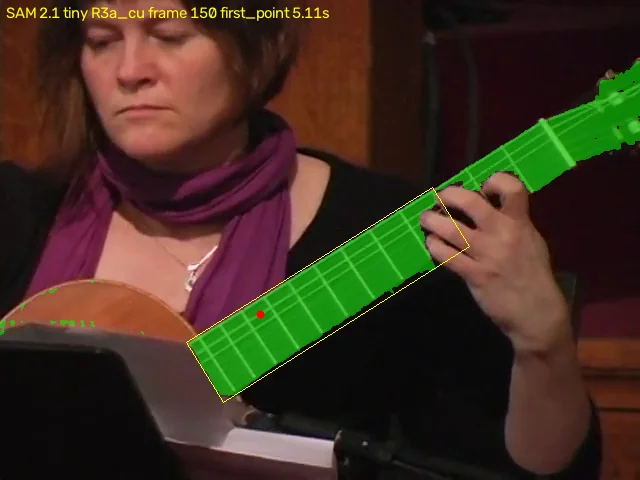
#> input picture docs/guitar-tab-research/lanes/video-hands-fretboard/samples/sam2.1-tiny/R3a_cu_f0150_first_point.webp, 640 x 480 px, given in place of f_0151.png, which was not available
$ python opencv_lines_ref.py ../../../video-hands-fretboard/samples/sam2.1-tiny/R3a_cu_f0150_first_point.webp ../../../video-hands-fretboard/samples/sam2.1-tiny/R3a_f0100_all_points.webp
#> lines starting #> are read from the running program, lines starting #| are printed output that depends on the picture; after the words box and inside, x2 and y2 are one past the last pixel; in counts of white or black regions, pixels touching at a corner belong together
#> further down, bgr is the input picture: shape (480, 640, 3); mean B, G, R 32.6, 48, 63.4
#> in run, `cv2.fillConvexPoly(mask, quad.astype(np.int32), 255)`: mask: shape (480, 640); 8.2% white; 1 white region, box (x1, y1, x2, y2) and area: (195, 120, 576, 391) 25313
"""Python reference for the OpenCV.js page: the video-hands-fretboard lane's fret and string line steps, re-run on this
lane's decoded copies of the same frames, with the full segment lists kept for a one-by-one comparison.

usage: python -I opencv_lines_ref.py <frames dir> <out dir>

segments(), classify() and clusters() are copied unchanged from
docs/guitar-tab-research/lanes/video-hands-fretboard/scripts/run_opencv_lines.py (runs r0149, r0214, r0400 there);
run() follows its run_quad() without the drawing. Quads and sizes are the ones that script used:
  R3a_cu frames 150, 0, 280, hand-set quad (541,120) (575,168) (225,390) (195,335) -> 800x116;
  R3a_cu frame 150, quad from the SAM 2.1 mask (minimum-area rectangle of its largest component, same code) -> 800x116;
  R3b frames 225, 0, 449, hand-set quad (1262,25) (1340,130) (290,765) (245,635) -> 1200x130.
Frames: <frames dir>/R3a_cu/f_<n+1>.png (ffmpeg PNG) and <frames dir>/R3b/f_<n+1>.jpg (ffmpeg JPEG, -q:v 2), read with
cv2.imread as that script does. Also writes, per frame, the decoded RGB bytes (<frames dir>/<clip>/f_<n+1>.rgb) for
the page, and per quad the rectified image as PNG (<out dir>/<clip>_f<n>_<tag>_rectified.png).
"""
import json
import math
import os
import sys
import time

import cv2
import numpy as np

frames_dir, out = sys.argv[1], sys.argv[2]
os.makedirs(out, exist_ok=True)
SAM_MASK = "/home/user/gtr/lanes/video-hands-fretboard/out/sam2/masks/R3a_cu_f0150_all_points.png"
JOBS = [
    ("R3a_cu", [150, 0, 280], [[541, 120], [575, 168], [225, 390], [195, 335]], (800, 116), ".png"),
    ("R3b", [225, 0, 449], [[1262, 25], [1340, 130], [290, 765], [245, 635]], (1200, 130), ".jpg"),
]


# ---- copied unchanged from video-hands-fretboard/scripts/run_opencv_lines.py ----
def segments(gray):
    edges = cv2.Canny(gray, 50, 150)
#> edges: shape (480, 640); 4.2% white in thin lines or dots
    hough = cv2.HoughLinesP(edges, 1, np.pi / 180, 30, minLineLength=20, maxLineGap=5)
#> hough = 177 rows, first 6: [458, 186, 543, 131], [570, 117, 590, 105], [187, 340, 432, 187], [92, 16, 328, 16], [192, 354, 255, 315], [300, 297, 421, 221]
    hough = [] if hough is None else [tuple(map(float, l)) for l in np.asarray(hough).reshape(-1, 4)]  # OpenCV 5 returns (N, 4)
#> hough = 177 items, first 6: (458, 186, 543, 131), (570, 117, 590, 105), (187, 340, 432, 187), (92, 16, 328, 16), (192, 354, 255, 315), (300, 297, 421, 221)
    lsd = cv2.createLineSegmentDetector()
    ls = lsd.detect(gray)[0]
#> ls = 465 rows, first 6: [80.87, 11.84, 81.88, 19.37], [333, 440.3, 233, 426.7], [40.63, 17.91, 56.89, 18.12], [224, 402.6, 458.1, 254.3], [63.23, 10.47, 63.95, 16.78], [471.1, 229.9, 446.1, 211.8]
    ls = [] if ls is None else [tuple(map(float, l)) for l in np.asarray(ls).reshape(-1, 4)]
#> ls = 465 items, first 6: (80.87, 11.84, 81.88, 19.37), (333, 440.3, 233, 426.7), (40.63, 17.91, 56.89, 18.12), (224, 402.6, 458.1, 254.3), (63.23, 10.47, 63.95, 16.78), (471.1, 229.9, 446.1, 211.8)
    return edges, hough, ls


def classify(segs, axis_deg, width_px, min_string_len):
    strings, frets = [], []
    for x1, y1, x2, y2 in segs:
        ang = math.degrees(math.atan2(y2 - y1, x2 - x1))
        d = (ang - axis_deg + 90) % 180 - 90  # angle to the neck axis in (-90, 90]
        length = math.hypot(x2 - x1, y2 - y1)
        if abs(d) <= 10 and length >= min_string_len:
            strings.append((x1, y1, x2, y2))
        elif abs(abs(d) - 90) <= 20 and length >= 0.4 * width_px:
            frets.append((x1, y1, x2, y2))
    return strings, frets


def clusters(vals, tol):
    vals = sorted(vals)
    groups = []
    for v in vals:
        if groups and v - groups[-1][-1] <= tol:
            groups[-1].append(v)
        else:
            groups.append([v])
    return [round(float(np.mean(g)), 1) for g in groups]
# ---- end of the copied part ----


def run(rgb, quad, size, tag, label):
    RW, RH = size
    DST = np.float32([[0, 0], [0, RH], [RW, RH], [RW, 0]])
    res = {"quad": quad.tolist(), "tag": tag}
    gray_full = cv2.cvtColor(rgb, cv2.COLOR_RGB2GRAY)
    t0 = time.perf_counter()
    mask = np.zeros(gray_full.shape, np.uint8)
    cv2.fillConvexPoly(mask, quad.astype(np.int32), 255)
    edges, hough, ls = segments(gray_full)
    hh, ww = gray_full.shape
#> hh = 480; ww = 640
    inside = lambda s: mask[int(np.clip((s[1] + s[3]) / 2, 0, hh - 1)), int(np.clip((s[0] + s[2]) / 2, 0, ww - 1))] > 0  # noqa: E731
    axis = math.degrees(math.atan2(quad[3][1] - quad[0][1], quad[3][0] - quad[0][0]))
    width = float(np.linalg.norm(quad[1] - quad[0]))
    res["unrectified"] = {"neck_axis_deg": round(axis, 2), "fretboard_width_px": round(width, 1),
                          "edge_pixels": int(np.count_nonzero(edges)), "mask_pixels": int(np.count_nonzero(mask))}
    for name, segs in (("hough", hough), ("lsd", ls)):
        segs_in = [s for s in segs if inside(s)]
        st, fr = classify(segs_in, axis, width, 20)
        res["unrectified"][name] = {"segments_total": len(segs), "segments_in_quad": len(segs_in),
                                    "string_like": len(st), "fret_like": len(fr)}
#> this loop made 2 passes
#> name on passes 1 to 2: 'hough', 'lsd'
#> after the loop, res = 3 items
    res["unrectified"]["hough_segments"] = [list(map(int, s)) for s in hough]
    res["unrectified"]["time_s"] = round(time.perf_counter() - t0, 4)
    t1 = time.perf_counter()
    H = cv2.getPerspectiveTransform(quad, DST)
    rect = cv2.warpPerspective(rgb, H, (RW, RH), flags=cv2.INTER_CUBIC)
    gray = cv2.cvtColor(rect, cv2.COLOR_RGB2GRAY)
    edges, hough, ls = segments(gray)
#> in segments (call 2), `edges = cv2.Canny(gray, 50, 150)`:
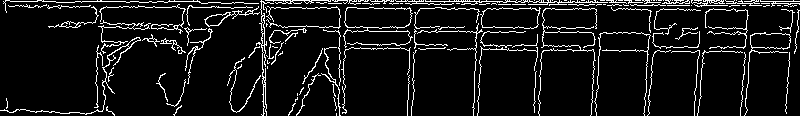
#> edges: shape (116, 800); 8.8% white in thin lines or dots
#> in segments (call 2), `hough = cv2.HoughLinesP(edges, 1, np.pi / 180, 30, minLineLength=20, m..`: hough = 110 rows, first 6: [698, 1, 799, 1], [577, 0, 725, 0], [515, 2, 722, 2], [347, 27, 404, 27], [607, 5, 796, 5], [320, 3, 433, 3]
#> in segments (call 2), `hough = [] if hough is None else [tuple(map(float, l)) for l in np.asa..`: hough = 110 items, first 6: (698, 1, 799, 1), (577, 0, 725, 0), (515, 2, 722, 2), (347, 27, 404, 27), (607, 5, 796, 5), (320, 3, 433, 3)
#> in segments (call 2), `ls = lsd.detect(gray)[0]`: ls = 250 rows, first 6: [261.4, 48.11, 261.9, 71.9], [563.1, 4.54, 261.9, 2.76], [598.1, 1.62, 609.4, 2.37], [261.2, 71.58, 239.9, 112.1], [699.4, 5.25, 564.4, 4.57], [258.1, 2.7, 181.9, 1.82]
#> in segments (call 2), `ls = [] if ls is None else [tuple(map(float, l)) for l in np.asarray(l..`: ls = 250 items, first 6: (261.4, 48.11, 261.9, 71.9), (563.1, 4.54, 261.9, 2.76), (598.1, 1.62, 609.4, 2.37), (261.2, 71.58, 239.9, 112.1), (699.4, 5.25, 564.4, 4.57), (258.1, 2.7, 181.9, 1.82)
    res["homography_img_to_rect"] = np.round(H, 6).tolist()
    res["homography_full"] = H.tolist()
    res["rectified"] = {"size": [RW, RH], "edge_pixels": int(np.count_nonzero(edges))}
    for name, segs in (("hough", hough), ("lsd", ls)):
        st, fr = classify(segs, 0.0, RH, 40)
        fret_x = clusters([(s[0] + s[2]) / 2 for s in fr], 8)
        string_y = clusters([(s[1] + s[3]) / 2 for s in st], 4)
        res["rectified"][name] = {"segments_total": len(segs), "string_like": len(st), "fret_like": len(fr),
                                  "fret_x_clusters_px_from_nut": fret_x, "string_y_clusters_px_from_upper_edge": string_y}
#> this loop made 2 passes
#> (name, fret_x, string_y) on pass 1: ('hough', [262.8, 339, 479.5, 592, 646, 700.5, 743.8, 787], [3.2, 14.5, 28.6, 49.5])
#> (name, string_y) on pass 2: ('lsd', [6.2, 27.9, 48.3, 111.4])
#> after the loop, res = 6 items
    res["rectified"]["hough_segments"] = [list(map(int, s)) for s in hough]
    res["rectified"]["time_s"] = round(time.perf_counter() - t1, 4)
    cv2.imwrite(os.path.join(out, f"{label}_{tag}_rectified.png"), cv2.cvtColor(rect, cv2.COLOR_RGB2BGR))
    return res


def time_same_steps(rgb, quad, size, repeat=3):
    """Times (ms) of the steps the OpenCV.js page times, without LSD: [mask + Canny + HoughLinesP on the frame,
    getPerspectiveTransform + warpPerspective + cvtColor + Canny + HoughLinesP on the rectified view], repeated."""
#> called with quad = array of shape (4, 2), size = (800, 116), repeat = 3
    RW, RH = size
    DST = np.float32([[0, 0], [0, RH], [RW, RH], [RW, 0]])
    gray_full = cv2.cvtColor(rgb, cv2.COLOR_RGB2GRAY)
    times = []
    for _ in range(repeat):
        t0 = time.perf_counter()
        mask = np.zeros(gray_full.shape, np.uint8)
        cv2.fillConvexPoly(mask, quad.astype(np.int32), 255)
        cv2.HoughLinesP(cv2.Canny(gray_full, 50, 150), 1, np.pi / 180, 30, minLineLength=20, maxLineGap=5)
        t1 = time.perf_counter()
        H = cv2.getPerspectiveTransform(quad, DST)
        rect = cv2.warpPerspective(rgb, H, (RW, RH), flags=cv2.INTER_CUBIC)
        cv2.HoughLinesP(cv2.Canny(cv2.cvtColor(rect, cv2.COLOR_RGB2GRAY), 50, 150), 1, np.pi / 180, 30, minLineLength=20, maxLineGap=5)
        t2 = time.perf_counter()
        times.append([round((t1 - t0) * 1000, 2), round((t2 - t1) * 1000, 2)])
#> after the loop, times = [[11.31, 10.45], [11.29, 10.94], [10.74, 10.77]]
    return times


def sam_quad(hand_quad):   # the same code as run_opencv_lines.py's SAM branch
    m = cv2.imread(SAM_MASK, cv2.IMREAD_GRAYSCALE) > 127
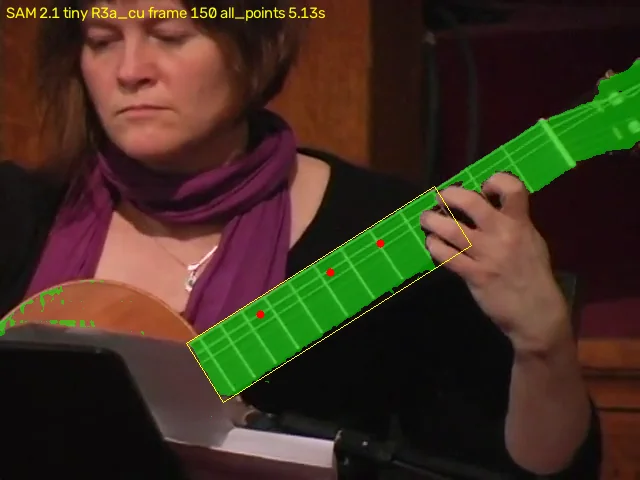
#> input picture docs/guitar-tab-research/lanes/video-hands-fretboard/samples/sam2.1-tiny/R3a_cu_f0150_all_points.webp, 640 x 480 px, given in place of R3a_cu_f0150_all_points.png, which was not available
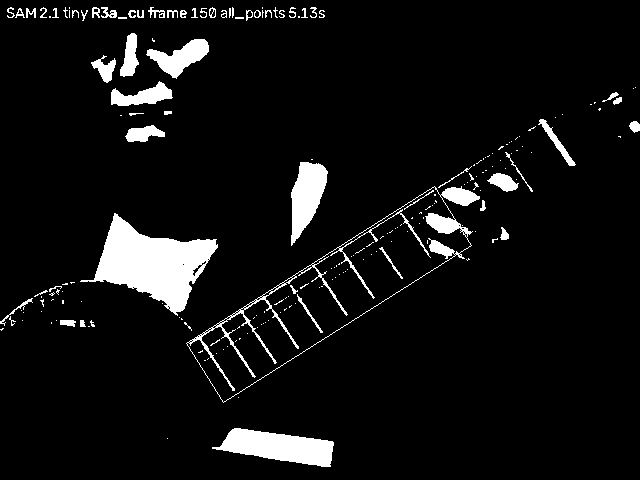
#> m: shape (480, 640) bool; 6.8% white; 201 white regions (145 under 20 px)
    cnts, _ = cv2.findContours(m.astype(np.uint8), cv2.RETR_EXTERNAL, cv2.CHAIN_APPROX_SIMPLE)
#> cnts = 133 contours, 101 with area under 20; largest, box (x1, y1, x2, y2) and area: (186, 186, 480, 403) 20931, (80, 213, 218, 316) 6166, (212, 428, 334, 467) 2658, (291, 162, 328, 246) 1737, (146, 39, 209, 79) 1094
    big = max(cnts, key=cv2.contourArea)
#> big = contour of 527 points, box (x1, y1, x2, y2) (186, 186, 480, 403), area 20931
    box = cv2.boxPoints(cv2.minAreaRect(big))
#> box = [[225.6, 407], [184.7, 341.5], [461.7, 168.3], [502.7, 233.8]]
    c = box.mean(axis=0)
#> c = [343.7, 287.7]
    ax = hand_quad[0] - hand_quad[3]
    ax = ax / np.linalg.norm(ax)
    nut_side = [p for p in box if np.dot(p - c, ax) > 0]
#> nut_side = [[461.7, 168.3], [502.7, 233.8]]
    body_side = [p for p in box if np.dot(p - c, ax) <= 0]
#> body_side = [[225.6, 407], [184.7, 341.5]]
    nut_side.sort(key=lambda p: p[1])
    body_side.sort(key=lambda p: p[1])
    return np.float32([nut_side[0], nut_side[1], body_side[1], body_side[0]])


results = {"opencv": cv2.__version__, "frames": {}}
for clip, frames, quad, size, ext in JOBS:
    q = np.float32(quad)
    for n in frames:
        path = os.path.join(frames_dir, clip, f"f_{n + 1:04d}{ext}")
        bgr = cv2.imread(path, cv2.IMREAD_COLOR)
        rgb = bgr[:, :, ::-1].copy()
        with open(os.path.join(frames_dir, clip, f"f_{n + 1:04d}.rgb"), "wb") as f:
            f.write(rgb.tobytes())
        lab = f"{clip}_f{n:04d}"
        d = {"file": path, "shape": list(rgb.shape), "rect_size": list(size), "hand_quad": run(rgb, q, size, "handquad", lab)}
        d["hand_quad"]["py_timing"] = {"threads_default": cv2.getNumThreads(), "ms_default_threads": time_same_steps(rgb, q, size)}
        if clip == "R3a_cu" and n == 150 and os.path.exists(SAM_MASK):
            sq = sam_quad(q)
#> sq = [[461.7, 168.3], [502.7, 233.8], [225.6, 407], [184.7, 341.5]]
            d["sam_quad"] = run(rgb, sq, size, "samquad", lab)
#> call 2 of run, with quad = array of shape (4, 2), size = (800, 116), tag = 'samquad', label = 'R3a_cu_f0150'
#> in run (call 2), `res = {"quad": quad.tolist(), "tag": tag}`: res = {'quad': [[461.7, 168.3], [502.7, 233.8], [225.6, 407], [184.7, 341.5]], 'tag': 'samquad'}
#> in run (call 2), `cv2.fillConvexPoly(mask, quad.astype(np.int32), 255)`:
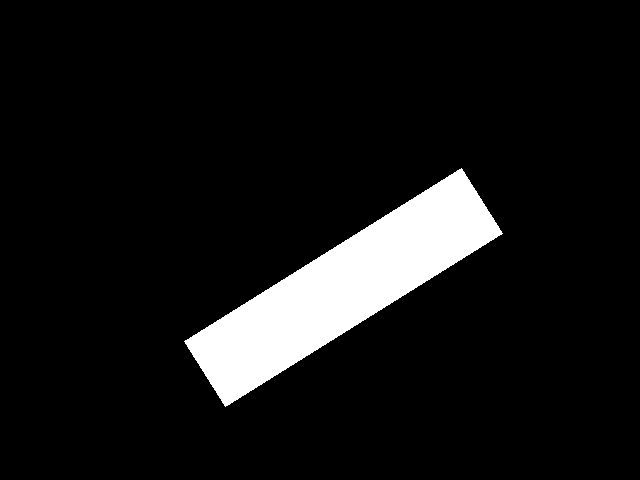
#> mask: shape (480, 640); 8.3% white; 1 white region, box (x1, y1, x2, y2) and area: (184, 168, 503, 407) 25441
#> in segments (call 3), `hough = cv2.HoughLinesP(edges, 1, np.pi / 180, 30, minLineLength=20, m..`: hough = 177 rows, first 6: [458, 186, 543, 131], [570, 117, 590, 105], [187, 340, 432, 187], [92, 16, 328, 16], [192, 354, 255, 315], [300, 297, 421, 221]
#> in segments (call 3), `ls = lsd.detect(gray)[0]`: ls = 465 rows, first 6: [80.87, 11.84, 81.88, 19.37], [333, 440.3, 233, 426.7], [40.63, 17.91, 56.89, 18.12], [224, 402.6, 458.1, 254.3], [63.23, 10.47, 63.95, 16.78], [471.1, 229.9, 446.1, 211.8]
#> in run (call 2), `edges, hough, ls = segments(gray_full)`: hough = 177 items, first 6: (458, 186, 543, 131), (570, 117, 590, 105), (187, 340, 432, 187), (92, 16, 328, 16), (192, 354, 255, 315), (300, 297, 421, 221); ls = 465 items, first 6: (80.87, 11.84, 81.88, 19.37), (333, 440.3, 233, 426.7), (40.63, 17.91, 56.89, 18.12), (224, 402.6, 458.1, 254.3), (63.23, 10.47, 63.95, 16.78), (471.1, 229.9, 446.1, 211.8)
#> in run (call 2), `axis = math.degrees(math.atan2(quad[3][1] - quad[0][1], quad[3][0] - q..`: axis = 148
#> in run (call 2), `width = float(np.linalg.norm(quad[1] - quad[0]))`: width = 77.27
#> the loop in run (call 2), `for name, segs in (("hough", hough), ("lsd", ls)):` made 2 passes
#> after the loop in run (call 2), `for name, segs in (("hough", hough), ("lsd", ls)):`: res = 3 items
#> in run (call 2), `H = cv2.getPerspectiveTransform(quad, DST)`: H = [[-2.08, 1.3, 740.3], [0.796, 1.27, -581.6], [-1.3e-18, 2.17e-18, 1]]
#> in run (call 2), `rect = cv2.warpPerspective(rgb, H, (RW, RH), flags=cv2.INTER_CUBIC)`:
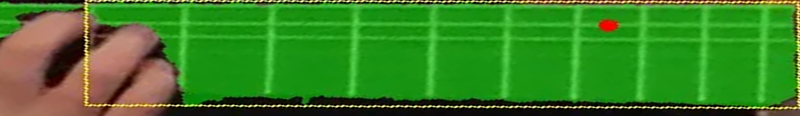
#> rect: shape (116, 800, 3); mean R, G, B 57.5, 129.8, 36
#> in run (call 2), `gray = cv2.cvtColor(rect, cv2.COLOR_RGB2GRAY)`:
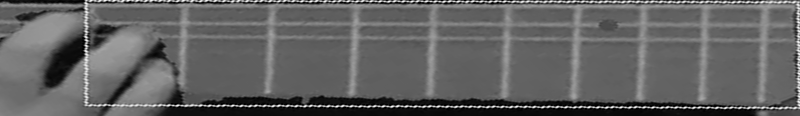
#> gray: shape (116, 800); min 0, max 249, mean 97.4
#> in segments (call 4), `edges = cv2.Canny(gray, 50, 150)`:
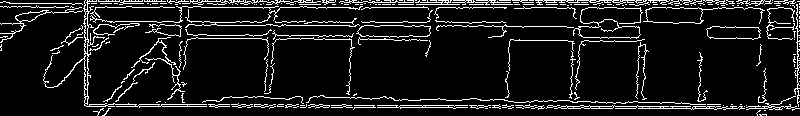
#> edges: shape (116, 800); 10.1% white in thin lines or dots
#> in segments (call 4), `hough = cv2.HoughLinesP(edges, 1, np.pi / 180, 30, minLineLength=20, m..`: hough = 99 rows, first 6: [438, 7, 506, 7], [712, 1, 799, 1], [86, 106, 298, 106], [369, 0, 727, 0], [84, 104, 298, 104], [285, 107, 560, 107]
#> in segments (call 4), `hough = [] if hough is None else [tuple(map(float, l)) for l in np.asa..`: hough = 99 items, first 6: (438, 7, 506, 7), (712, 1, 799, 1), (86, 106, 298, 106), (369, 0, 727, 0), (84, 104, 298, 104), (285, 107, 560, 107)
#> in segments (call 4), `ls = lsd.detect(gray)[0]`: ls = 261 rows, first 6: [250.6, 104, 231.9, 103.9], [301.9, 104.2, 286.9, 103.9], [325.6, 104.2, 310.6, 103.9], [371.9, 104.4, 343.1, 104.1], [604.4, 105.5, 580.6, 105.1], [741.9, 108.7, 761.9, 108.2]
#> in segments (call 4), `ls = [] if ls is None else [tuple(map(float, l)) for l in np.asarray(l..`: ls = 261 items, first 6: (250.6, 104, 231.9, 103.9), (301.9, 104.2, 286.9, 103.9), (325.6, 104.2, 310.6, 103.9), (371.9, 104.4, 343.1, 104.1), (604.4, 105.5, 580.6, 105.1), (741.9, 108.7, 761.9, 108.2)
#> the loop in run (call 2), `for name, segs in (("hough", hough), ("lsd", ls)):` made 2 passes
#> (name, fret_x, string_y) on pass 1: ('hough', [85.5, 574.2, 638, 699, 797], [3.3, 23.1, 37.2, 106.1])
#> (name, fret_x, string_y) on pass 2: ('lsd', [185.2, 269.1, 353, 430.6, 505.2, 574.5, 637.2, 705.8], [6.2, 23.5, 38.4, 104.3])
#> after the loop in run (call 2), `for name, segs in (("hough", hough), ("lsd", ls)):`: res = 6 items
            d["sam_quad"]["py_timing"] = {"threads_default": cv2.getNumThreads(), "ms_default_threads": time_same_steps(rgb, sq, size)}
#> (the run stopped early here; a loop or call above may not have finished)
